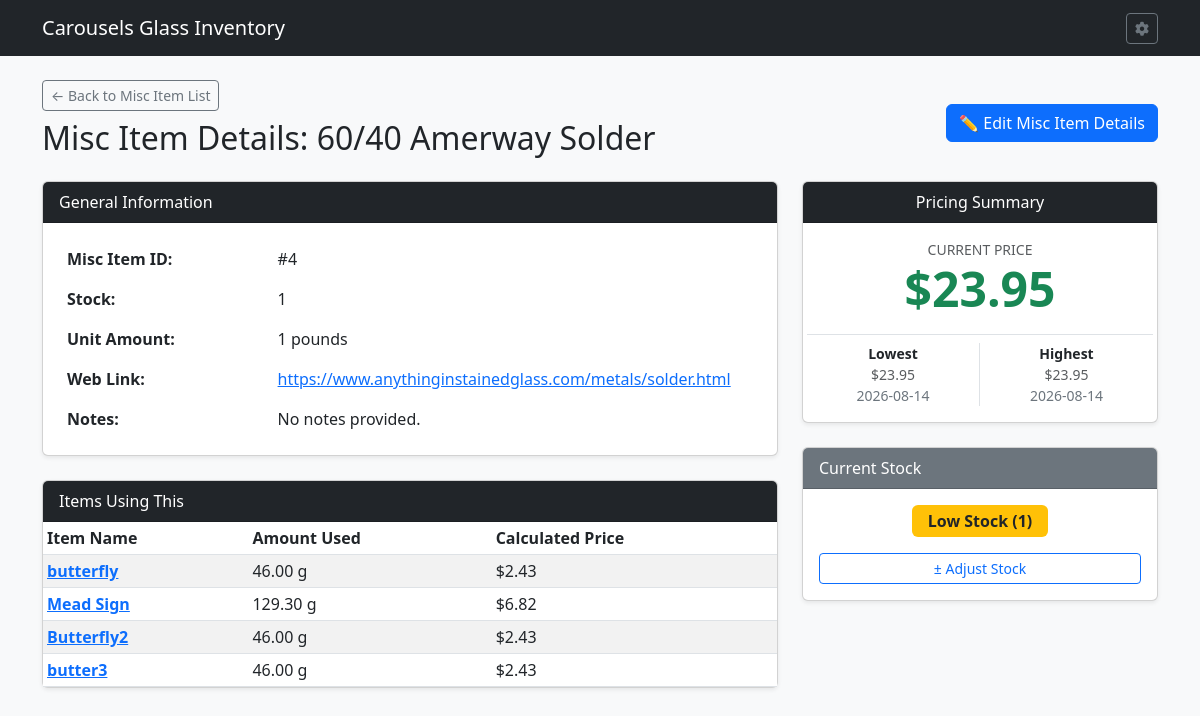
The page /misc_item/4 on the database as committed earlier.
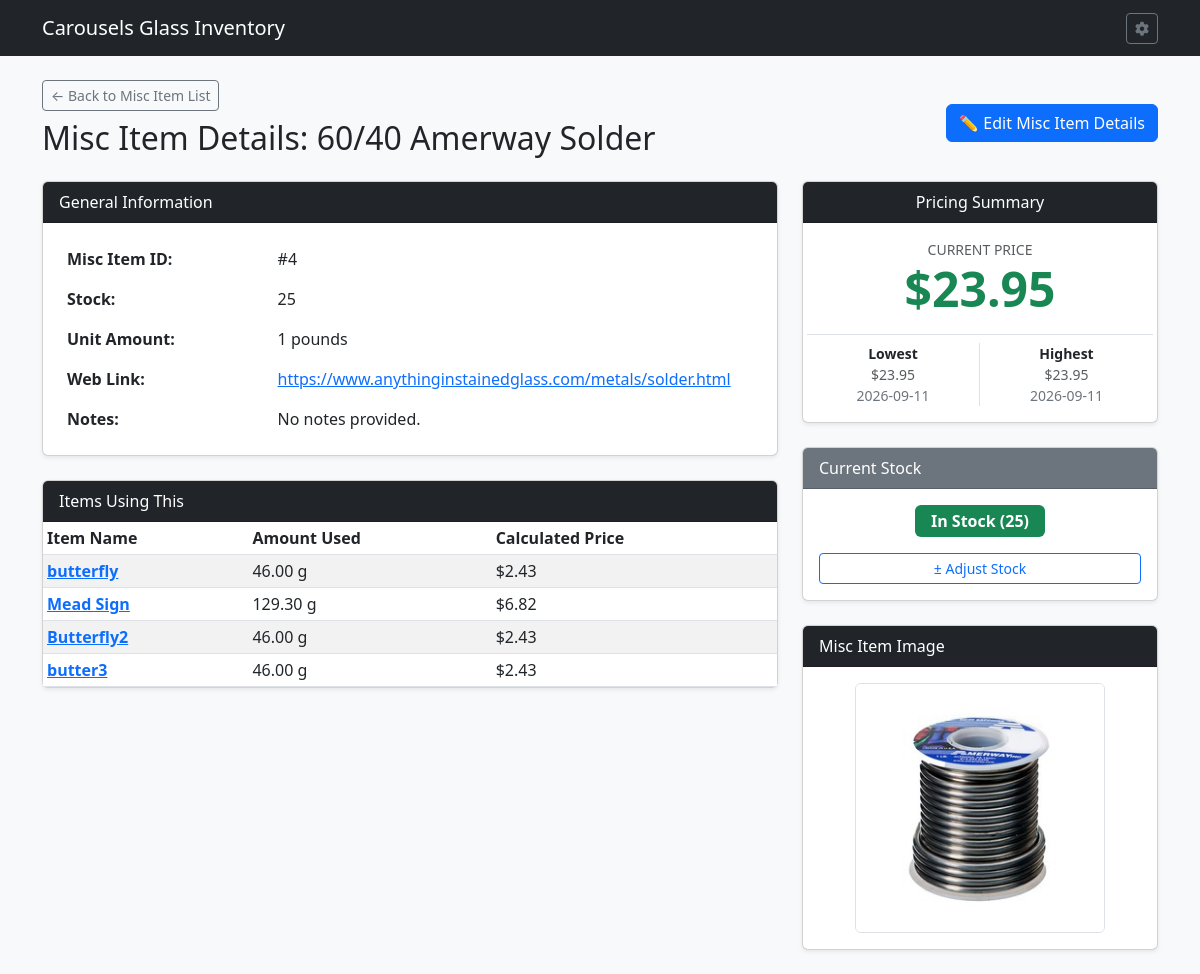
The same page on the database as committed later.
### tables this page shows
CREATE TABLE MSI (

    MSIID INTEGER PRIMARY KEY AUTOINCREMENT,	--Misc Item ID
    MSINAME TEXT,				--Misc Item Name
    MSIIMG TEXT,				--Misc Item Image
    MSISTOCK INTEGER,				--Misc Item Stock
    MSIURL TEXT,				--Misc Item URL
    MSINOTE TEXT,				--Misc Item Notes
    MSIUNIT NUMERIC,				--Misc Item Units per Item
    UNTTYPE TEXT,				--Misc Item Unit Type
    MSITYPE TEXT,				--Misc Item Category Type
    ISACTIVE INTEGER, LOWSTOCK INTEGER DEFAULT 1,				--Is Active Bool

    FOREIGN KEY (MSITYPE) REFERENCES MST(MSITYPE) ON DELETE CASCADE ON UPDATE CASCADE,
    FOREIGN KEY (UNTTYPE) REFERENCES UNTS(UNTTYPE) ON DELETE CASCADE ON UPDATE CASCADE
    
);

CREATE TABLE ITM (

    ITEMID INTEGER PRIMARY KEY AUTOINCREMENT,	--Item ID
    ITMNAME TEXT,				--Item Name
    ITMIMG TEXT,				--Item Image
    ONEOFF INTEGER,				--One off Item
    VARIAT INTEGER,				--Is Variation Boolean
    ITMGRP TEXT,				--Item Group
    CURRENT INTEGER,				--Currently Being Sold Bool
    ITMPTRN TEXT,				--Item Pattern Image
    ITMSVG TEXT,				--Item SVG
    ITMNOTE TEXT,				--Item Notes
    ITMLEN TEXT,				--Item Length
    ITMWID TEXT,				--Item Width
    IMISLDR INTEGER,				--Item Solder IMI ID
    IMICAME INTEGER,				--Item CAME IMI ID
    IMIFOIL INTEGER,				--Item Foil IMI ID
    IMICHAIN INTEGER,				--Item Chain IMI ID
    IMIRING INTEGER,				--Item Ring IMI ID
    IMIWIRE INTEGER,				--Item Wire IMI ID
    PARENT INTEGER,				--Parent Item ID
    PATINA TEXT,				--Patina Type
    ISACTIVE INTEGER,				--Is Active Item

    FOREIGN KEY (ITMGRP) REFERENCES IGP(ITMGRP) ON DELETE SET NULL ON UPDATE CASCADE,
    FOREIGN KEY (IMISLDR) REFERENCES IMI(IMIID) ON DELETE SET NULL ON UPDATE CASCADE,
    FOREIGN KEY (IMICAME) REFERENCES IMI(IMIID) ON DELETE SET NULL ON UPDATE CASCADE,
    FOREIGN KEY (IMIFOIL) REFERENCES IMI(IMIID) ON DELETE SET NULL ON UPDATE CASCADE,
    FOREIGN KEY (IMICHAIN) REFERENCES IMI(IMIID) ON DELETE SET NULL ON UPDATE CASCADE,
    FOREIGN KEY (IMIRING) REFERENCES IMI(IMIID) ON DELETE SET NULL ON UPDATE CASCADE,
    FOREIGN KEY (IMIWIRE) REFERENCES IMI(IMIID) ON DELETE SET NULL ON UPDATE CASCADE,
    FOREIGN KEY (PATINA) REFERENCES PATINA(PATINA) ON DELETE SET NULL ON UPDATE CASCADE
);

CREATE TABLE MSP (
    MSIID INTEGER,				--Misc Item ID 
    MSIPRICE NUMERIC,                         	--Misc Item Price
    STDATE TEXT,                              	--Price Start Date
    ENDDATE TEXT,                             	--Price End Date

    FOREIGN KEY (MSIID) REFERENCES MSI(MSIID) ON DELETE CASCADE ON UPDATE CASCADE

);

### routes/misc_routes.py (the view, shortened to what this page needs)
@misc_bp.route('/misc_item/<int:misc_id>', methods=['GET', 'POST'])
def misc_detail(misc_id):
    db = get_db_from_app()
    misc = db.execute('''

        SELECT m.*, u.UNTTYPE, u.CFACTOR,

               COALESCE((

                   SELECT i.MSISTOCK

                   FROM MSIINV i

                   WHERE i.MSIID = m.MSIID

                   ORDER BY i.TS DESC, i.MSITRNID DESC

                   LIMIT 1

               ), 0) AS CURRENT_STOCK

        FROM MSI m

        LEFT JOIN UNTS u ON m.UNTTYPE = u.UNTTYPE

        WHERE m.MSIID = ?

    ''', (misc_id,)).fetchone()
    if not misc:
        flash('Misc Item record not found.', 'danger')
        return redirect(url_for('misc_bp.list_misc'))
    raw_items = db.execute('''

        SELECT m.*, i.IMIAMT, t.ITMNAME, t.ITEMID

        FROM MSI m

        LEFT JOIN UNTS u ON m.UNTTYPE = u.UNTTYPE

        LEFT JOIN IMI i on m.MSIID = i.MSIID

        LEFT JOIN ITM t ON i.ITEMID = t.ITEMID

        WHERE m.MSIID = ?

    ''', (misc_id,)).fetchall()
    current_price = db.execute(
        """

          SELECT MSIPRICE AS PRICE FROM MSP

          WHERE MSIID = ? AND (ENDDATE IS NULL OR ENDDATE >= DATE('now'))

          ORDER BY STDATE DESC LIMIT 1

        """,
        (misc_id,),
    ).fetchone()
    lowest_price = db.execute(
        """

          SELECT MSIPRICE AS PRICE, STDATE AS START_DATE, ENDDATE AS END_DATE FROM MSP

          WHERE MSIID = ?

          ORDER BY MSIPRICE ASC LIMIT 1

        """,
        (misc_id,),
    ).fetchone()
    highest_price = db.execute(
        """

          SELECT MSIPRICE AS PRICE, STDATE AS START_DATE, ENDDATE AS END_DATE FROM MSP

          WHERE MSIID = ?

          ORDER BY MSIPRICE DESC LIMIT 1

        """,
        (misc_id,),
    ).fetchone()
    unit_price = float(current_price['PRICE']) if current_price and current_price['PRICE'] else 0.0
    cfactor = float(misc['CFACTOR']) if misc['CFACTOR'] and float(misc['CFACTOR']) > 0 else 1.0
    msiunit = float(misc['MSIUNIT']) if misc['MSIUNIT'] is not None and float(misc['MSIUNIT']) > 0 else 1.0
    divisor = cfactor * msiunit
    items = []
    for row in raw_items:
        if row['ITEMID'] is None:
            continue
        item = dict(row)
        raw_amt = float(item['IMIAMT']) if item['IMIAMT'] is not None else 0.0
        if misc['MSITYPE'] == 'Solder':
            came_row = db.execute('''

                SELECT i.IMIAMT

                FROM IMI i

                JOIN MSI m ON i.MSIID = m.MSIID

                WHERE i.ITEMID = ? AND m.MSITYPE = 'Came'

            ''', (item['ITEMID'],)).fetchone()
            raw_came = float(came_row['IMIAMT']) if came_row and came_row['IMIAMT'] is not None else 0.0
            calc_amt = (raw_amt * 0.3776 * 2) + (raw_came * 0.1652 * 2)
        elif misc['MSITYPE'] == 'Came':
            calc_amt = raw_amt * 0.1652 * 2
        else:
            calc_amt = raw_amt
        item['CALC_AMT'] = calc_amt
        if divisor > 0 and unit_price > 0:
            item['CALC_PRICE'] = calc_amt * (unit_price / divisor)
        else:
            item['CALC_PRICE'] = 0.0
        items.append(item)
    return render_template(
        'misc_detail.html', misc=misc, items=items, current_price=current_price, lowest_price=lowest_price,
        highest_price=highest_price, today_date=date.today().isoformat()
    )

### app.py (called while the page is built)
def get_db():
    conn = sqlite3.connect(DATABASE)
    conn.row_factory = sqlite3.Row
    conn.execute("PRAGMA foreign_keys = ON;")
    return conn

### routes/misc_routes.py (called while the page is built)
@misc_bp.context_processor
def inject_utils():
    return dict(format_fractional_inches=format_fractional_inches)

def get_db_from_app():
    from __main__ import get_db
    return get_db()

### templates/misc_detail.html (shortened to what this page needs)
{% extends 'base.html' %}
{% block content %}
<div class="d-flex justify-content-between align-items-center mb-3">
    <div>
        <a href="{{ url_for('misc_bp.list_misc') }}" class="btn btn-outline-secondary btn-sm mb-2">&larr; Back to Misc Item List</a>
        <h2>Misc Item Details: {{ misc.MSINAME }}</h2>
    </div>
    <div>
        <a href="{{ url_for('misc_bp.edit_misc', misc_id=misc.MSIID) }}" class="btn btn-primary">✏️ Edit Misc Item Details</a>
    </div>
</div>
<div class="row">
    <div class="col-md-8">
        <div class="card shadow-sm mb-4">
            <div class="card-header bg-dark text-white">General Information</div>
            <div class="card-body">
                <table class="table table-borderless mb-0">
                    <tbody>
                        <tr>
                            <th style="width: 30%;">Misc Item ID:</th>
                            <td>#{{ misc.MSIID }}</td>
                        </tr>
                        <tr>
                            <th>Stock:</th>
                            <td>{{ misc.CURRENT_STOCK if misc.CURRENT_STOCK is not none else 'None' }}</td>
                        </tr>
                        <tr>
                            <th>Unit Amount:</th>
                            <td>{{ misc.MSIUNIT or 'None' }} {{ misc.UNTTYPE or '' }}</td>
                        </tr>
                        <tr>
                            <th>Web Link:</th>
                            <td>
                                {% if misc.MSIURL %}
                                    <a href="{{ misc.MSIURL }}" target="_blank" rel="noopener">{{ misc.MSIURL }}</a>
                                {% else %}
                                    <span class="text-muted">None</span>
                                {% endif %}
                            </td>
                        </tr>
                        <tr>
                            <th>Notes:</th>
                            <td>{{ misc.MSINOTE or 'No notes provided.' }}</td>
                        </tr>
                    </tbody>
                </table>
            </div>
        </div>
        <div class="card shadow-sm">
            <div class="card-header bg-dark text-white">Items Using This</div>
            <div class="card-body p-0">
                <table class="table table-sm table-striped mb-0">
                    <thead>
                        <tr>
                            <th>Item Name</th>
                            <th>Amount Used</th>
                            <th>Calculated Price</th>
                        </tr>
                    </thead>
                    <tbody>
                        {% if items %}
                            {% for i in items %}
                            <tr>
                                <td>
                                    <a href="{{ url_for('item_bp.item_detail', item_id=i.ITEMID) }}">
                                        <strong>{{ i.ITMNAME }}</strong>
                                    </a>
                                </td>
                                <td>
                                    {% if unit_label | trim == 'in' %}
                                        {{ format_fractional_inches(i.CALC_AMT) }}
                                    {% else %}
                                        {{ "%.2f"|format(i.CALC_AMT) }} {{ unit_label | trim }}
                                    {% endif %}
                                </td>
                                <td>
                                    ${{ "%.2f"|format(i.CALC_PRICE) }}
                                </td>
                            </tr>
                            {% endfor %}
                        {% else %}
                        <tr>
                            <td colspan="3" class="text-center py-3 text-muted">No item patterns currently reference this misc item.</td>
                        </tr>
                        {% endif %}
                    </tbody>
                </table>
            </div>
        </div>
    </div>
    <div class="col-md-4">
        <div class="card shadow-sm mb-4 text-center">
            <div class="card-header bg-dark text-white">Pricing Summary</div>
            <div class="card-body">
                <div class="mb-3">
                    <span class="text-muted small d-block">CURRENT PRICE</span>
                    <h2 class="display-5 fw-bold text-success mb-0">
                        ${% if current_price %}{{ "%.2f"|format(current_price.PRICE) }}{% else %}0.00{% endif %}
                    </h2>
                </div>
                <div class="row border-top pt-2 text-muted small">
                    <div class="col-6 border-end">
                        <span class="d-block fw-bold text-dark">Lowest</span>
                        <span>${% if lowest_price %}{{ "%.2f"|format(lowest_price.PRICE) }}{% else %}0.00{% endif %}</span>
                        <div class="text-xs text-secondary">
                            {% if lowest_price %}{{ lowest_price.START_DATE }} {% if lowest_price.END_DATE %}to {{ lowest_price.END_DATE }}{% endif %}{% else %}N/A{% endif %}
                        </div>
                    </div>
                    <div class="col-6">
                        <span class="d-block fw-bold text-dark">Highest</span>
                        <span>${% if highest_price %}{{ "%.2f"|format(highest_price.PRICE) }}{% else %}0.00{% endif %}</span>
                        <div class="text-xs text-secondary">
                            {% if highest_price %}{{ highest_price.START_DATE }} {% if highest_price.END_DATE %}to {{ highest_price.END_DATE }}{% endif %}{% else %}N/A{% endif %}
                        </div>
                    </div>
                </div>
            </div>
        </div>
        <div class="card shadow-sm mb-4">
            <div class="card-header bg-secondary text-white d-flex justify-content-between align-items-center">
                <span>Current Stock</span>
            </div>
            <div class="card-body text-center">
                {% set stock = misc.CURRENT_STOCK if misc.CURRENT_STOCK is not none else 0 %}
                <div class="mb-3">
                    {% if stock <= 0 %}
                        <span class="badge bg-danger px-3 py-2 fs-6">Out of Stock (0)</span>
                    {% elif stock == 1 %}
                        <span class="badge bg-warning text-dark px-3 py-2 fs-6">Low Stock (1)</span>
                    {% else %}
                        <span class="badge bg-success px-3 py-2 fs-6">In Stock ({{ stock }})</span>
                    {% endif %}
                </div>
                <button type="button" class="btn btn-sm btn-outline-primary adjust-btn w-100"
                        data-bs-toggle="modal"
                        data-bs-target="#adjustModal"
                        data-msiid="{{ misc.MSIID }}"
                        data-msiname="{{ misc.MSINAME }}"
                        data-currentstock="{{ stock }}">
                    ± Adjust Stock
                </button>
            </div>
        </div>
        {% if misc.MSIIMG %}
        <div class="card shadow-sm mb-4">
            <div class="card-header bg-dark text-white">Misc Item Image</div>
            <div class="card-body text-center">
                {% if misc.MSIIMG.startswith('http://') or misc.MSIIMG.startswith('https://') %}
                    <img src="{{ misc.MSIIMG }}" alt="{{ misc.MSINAME }}" class="img-fluid rounded border" style="max-height: 250px;">
                {% else %}
                    <img src="{{ url_for('static', filename=misc.MSIIMG.lstrip('/')) }}" alt="{{ misc.MSINAME }}" class="img-fluid rounded border" style="max-height: 250px;">
                {% endif %}
            </div>
        </div>
        {% endif %}
    </div>
</div>
{% endblock %}

### templates/base.html (shortened to what this page needs)
<!DOCTYPE html>
<html lang="en">
<head>
    <link href="https://cdn.jsdelivr.net/npm/bootstrap@5.3.0/dist/css/bootstrap.min.css" rel="stylesheet">
    <link rel="stylesheet" href="https://cdnjs.cloudflare.com/ajax/libs/font-awesome/6.4.0/css/all.min.css">
</head>
<body class="bg-light">
    <nav class="navbar navbar-expand-lg navbar-dark bg-dark mb-4">
        <div class="container">
            <a class="navbar-brand" href="{{ url_for('index') }}">Carousels Glass Inventory</a>
		<div>
                <a href="{{ url_for('settings') }}" class="btn btn-outline-secondary btn-sm" title="Settings">
                    <i class="fas fa-gear"></i>
                </a>
            </div>
        </div>
    </nav>
    <div class="container">
        {% block content %}{% endblock %}
    </div>
</body>
</html>

Rows that differ between the two databases and show on the page:
changed MSI "60/40 Amerway Solder": MSIIMG: picture added
changed MSP: START_DATE "2026-08-14" → "2026-09-11"
Other text that changed with them:
{{ misc.CURRENT_STOCK if misc.CURRENT_STOCK is not none else 'None' }}: "1" → "25"
{{ stock }}: (not shown) → "25"
text no longer shown: "Low Stock (1)"
text now shown: "In Stock ( ) Misc Item Image"
